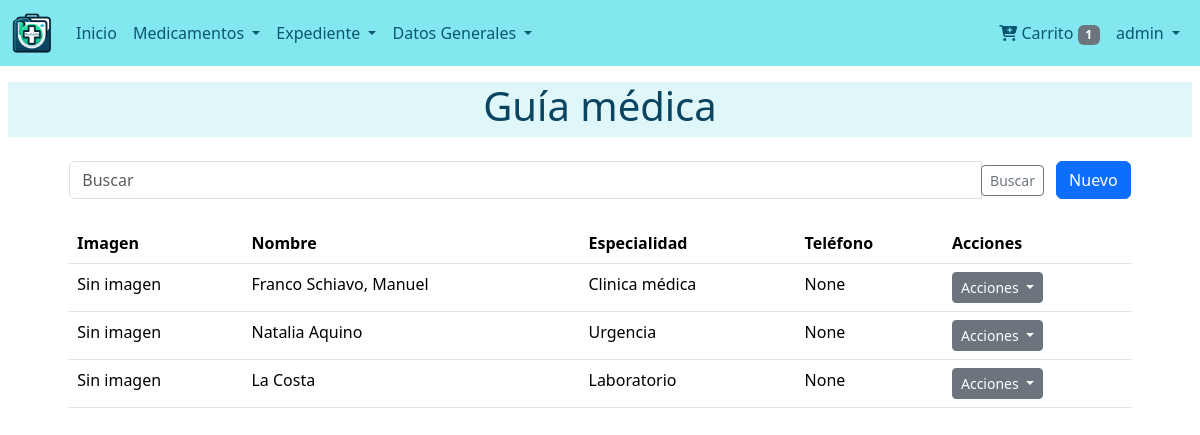
The page /consultas/doctores/ (signed in) on the database its author committed.
### users/models.py (models this page shows)
class User(AbstractUser):
    def get_full_name(self):
        return '{} {}'.format(self.first_name,self.last_name)

### consultations/models.py (models this page shows, shortened)
class Doctor(models.Model):
    nombre = models.CharField(max_length=255, verbose_name=_("Nombre del Médico"))
    especialidad = models.ForeignKey(Specialty, on_delete=models.SET_NULL, null=True, blank=True, verbose_name=_("Especialidad"))
    telefono_personal = models.CharField(max_length=20, blank=True, null=True, verbose_name=_("Celular"))
    ubicacion = models.CharField(max_length=255, blank=True, null=True, verbose_name=_("Consultorio"))
    telefono_reserva = models.CharField(max_length=20, blank=True, null=True, verbose_name=_("Teléfono"))
    notas = models.TextField(blank=True, verbose_name=_("Notas"))
    imagen = models.ImageField(upload_to='doctores/', blank=True, null=True, verbose_name=_("Imagen"))
    class Meta:
        verbose_name = ("Doctor")
        verbose_name_plural = ("Doctores")

### products/models.py (models this page shows, shortened)
class Specialty(models.Model):
    nombre = models.CharField(max_length=50, unique=True)
    class Meta:
        verbose_name = ("Especialidad")
        verbose_name_plural = ("Especialidades")

### consultations/views.py (the view)
# urls.py: path('doctores/', views.DoctorListView.as_view(), name='doctor_list'),
class DoctorListView(ListView):
    model = Doctor
    template_name = 'doctor/list.html'
    context_object_name = 'doctores'
    def get_queryset(self):
        queryset = super().get_queryset()
        search_query = self.request.GET.get('search', None)
        if search_query:
            queryset = queryset.filter(nombre__icontains=search_query)
        return queryset
    def get_context_data(self, **kwargs):
        context = super().get_context_data(**kwargs)
        context['search_form'] = DoctorSearchForm(self.request.GET)
        return context

### consultations/forms.py
class DoctorSearchForm(forms.Form):
    search = forms.CharField(required=False, label='Buscar')

### dispensers/context_processors.py (called while the page is built)
def cart_processor(request):
    dispenser = get_or_create_dispenser(request)
    return {'cart_item_count': dispenser.products.count() if dispenser else 0}

### dispensers/utils.py (called while the page is built, shortened)
def get_or_create_dispenser(request):
    user = request.user if request.user.is_authenticated else None
    if user:
        dispenser = Dispenser.objects.filter(user=user).first()
        if dispenser:
            request.session['dispenser_id'] = dispenser.dispenser_id
            return dispenser

### consultations/templates/doctor/list.html (shortened to what this page needs)
{% extends 'base.html' %}
{% block content %}
{% include "snippets/title.html" with title='Guía médica' %}
<div class="container">
    <div class="row justify-content-center">
        <div class="col-md-11">
            {% include "doctor/snippets/filter.html" %}
            <table class="table mt-4">
                <thead>
                    <tr>
                        <th>Imagen</th>
                        <th>Nombre</th>
                        <th>Especialidad</th>
                        <th>Teléfono</th>
                        <th>Acciones</th>
                    </tr>
                </thead>
                <tbody>
                    {% for doctor in doctores %}
                    <tr>
                        <td>
                            {% if doctor.imagen %}
                                <img src="{{ doctor.imagen.url }}" alt="Imagen del Doctor" style="width: 50px; height: 50px;">
                            {% else %}
                                Sin imagen
                            {% endif %}
                        </td>
                        <td>{{ doctor.nombre }}</td>
                        <td>{{ doctor.especialidad.nombre|default:"N/A" }}</td>
                        <td>{{ doctor.telefono_reserva }}</td>
                        <td>
                            <div class="dropdown">
                                <button class="btn btn-secondary btn-sm dropdown-toggle" type="button" id="dropdownMenuButton{{ forloop.counter }}" data-bs-toggle="dropdown" aria-expanded="false">
                                    Acciones
                                </button>
                            </div>
                        </td>
                    </tr>
                    {% endfor %}
                </tbody>
            </table>
        </div>
    </div>
</div>
{% endblock %}

### templates/navbar.html (shortened to what this page needs)
{% load static %}
{% url 'index' as index %}
{% url 'dispensers:dispenser' as dispenser %}
<nav class="navbar navbar-expand-lg custom-navbar-bg navbar-light">
    <div class="container-fluid">
        <a class="navbar-brand" href="{% url 'index' %}">
            <img src="{% static 'images/icono.png' %}" alt="MedicFolio Logo" style="height: 40px;">
        </a>
        <div class="collapse navbar-collapse" id="navbarNavAltMarkup">
            <div class="navbar-nav me-auto">
                {% if user.is_authenticated %}
                    <a class="nav-link text-white {% if request.path == index %}active{% endif %}" href="{{ index }}">
                        Inicio
                    </a>
                    <li class="nav-item dropdown">
                        <a class="nav-link dropdown-toggle text-white" href="#" id="navbarDropdownMenuLink" role="button" data-bs-toggle="dropdown" aria-expanded="false">
                            Medicamentos
                        </a>
                    </li>
                    <li class="nav-item dropdown">
                        <a class="nav-link dropdown-toggle text-white" href="#" id="navbarDropdownDatosGenerales" role="button" data-bs-toggle="dropdown" aria-expanded="false">
                            Expediente
                        </a>
                    </li>
                    <li class="nav-item dropdown">
                        <a class="nav-link dropdown-toggle text-white" href="#" id="navbarDropdownDatosGenerales" role="button" data-bs-toggle="dropdown" aria-expanded="false">
                            Datos Generales
                        </a>
                    </li>
                {% endif %}
            </div>
            <div class="navbar-nav ms-auto">
                {% if user.is_authenticated %}
                <li><a class="nav-link text-white" href="{{ dispenser }}">
                    <i class="fas fa-cart-plus"></i> Carrito
                    <span class="badge bg-secondary">{{ cart_item_count }}</span>
                </a></li>
                {% endif %}
                {% if user.is_authenticated %}
                <li class="nav-item dropdown">
                    <a class="nav-link dropdown-toggle text-white" href="#" id="navbarDropdownUserMenu" role="button" data-bs-toggle="dropdown" aria-expanded="false">
                        {{ user.username }}
                    </a>
                </li>
                {% endif %}
            </div>
        </div>
    </div>
</nav>

### static/css/style.css (style rules this page uses)
.custom-navbar-bg { background-color: #82e7ee; }
.navbar-light .navbar-nav .nav-link { color: #0c5573 !important; }

### rows shown on the page
User: username "admin"
Doctor: imagen "Sin imagen", nombre "Franco Schiavo, Manuel", especialidad.nombre "Clinica médica", telefono_reserva "None"
Doctor: imagen "Sin imagen", nombre "Natalia Aquino", especialidad.nombre "Urgencia", telefono_reserva "None"
Doctor: imagen "Sin imagen", nombre "La Costa", especialidad.nombre "Laboratorio", telefono_reserva "None"

### other values the page prints
{{ cart_item_count }} "1"
{{ title }} "Guía médica"
